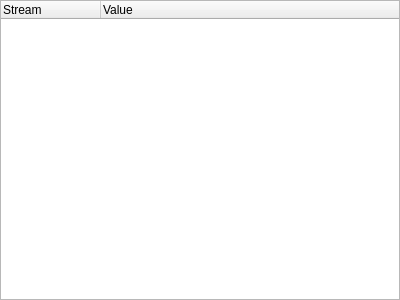
<?xml version="1.0" encoding="UTF-8"?>
<ui version="4.0">
 <class>DataStreamPicker</class>
 <widget class="QDockWidget" name="DataStreamPicker">
  <property name="geometry">
   <rect>
    <x>0</x>
    <y>0</y>
    <width>400</width>
    <height>300</height>
   </rect>
  </property>
  <property name="windowTitle">
   <string>AUV Data Streams</string>
  </property>
  <widget class="QWidget" name="dockWidgetContents">
   <layout class="QVBoxLayout" name="verticalLayout">
    <property name="margin">
     <number>0</number>
    </property>
    <item>
     <widget class="QTreeWidget" name="dataStreams">
      <property name="acceptDrops">
       <bool>true</bool>
      </property>
      <property name="editTriggers">
       <set>QAbstractItemView::NoEditTriggers</set>
      </property>
      <property name="dragEnabled">
       <bool>true</bool>
      </property>
      <property name="alternatingRowColors">
       <bool>true</bool>
      </property>
      <property name="animated">
       <bool>true</bool>
      </property>
      <column>
       <property name="text">
        <string>Stream</string>
       </property>
      </column>
      <column>
       <property name="text">
        <string>Value</string>
       </property>
      </column>
     </widget>
    </item>
   </layout>
  </widget>
 </widget>
 <resources/>
 <connections/>
</ui>
